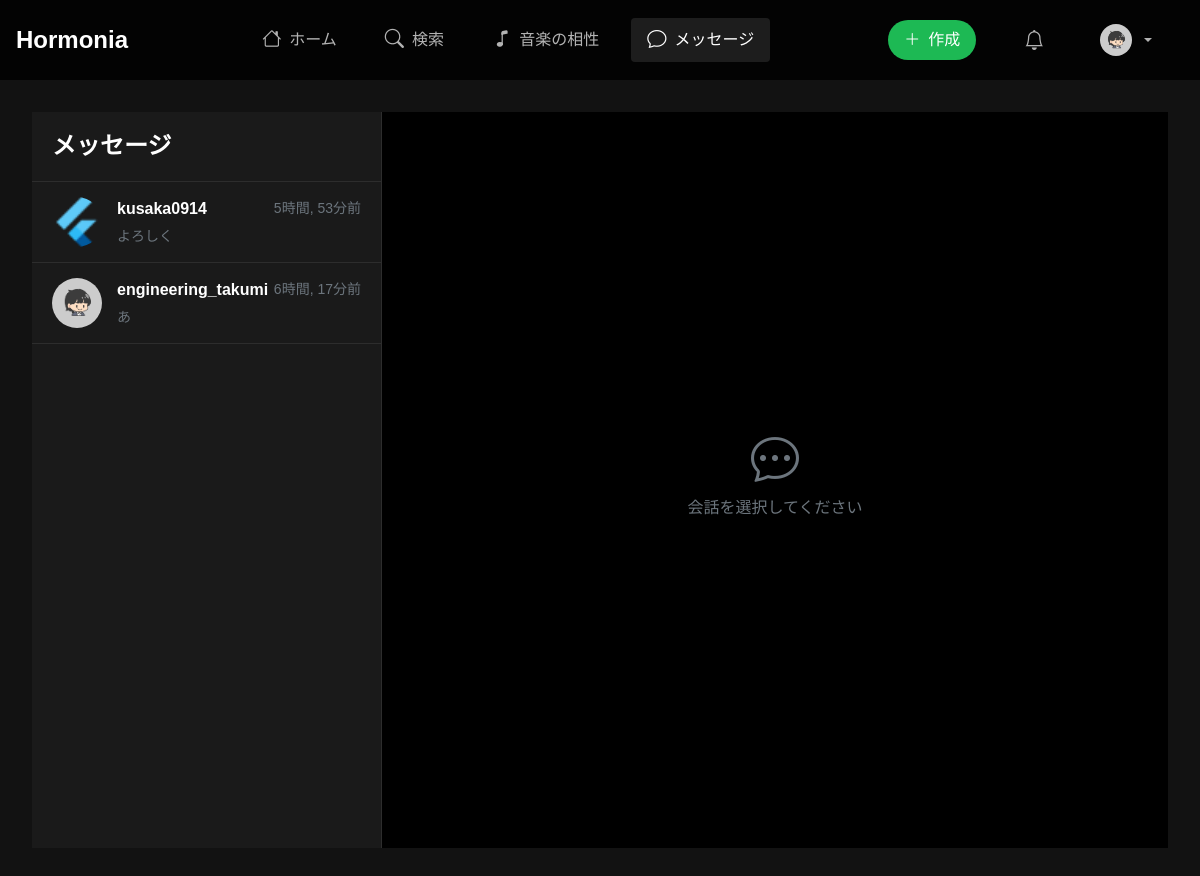
/messages/ (signed in), run on the app's committed database.
### core/models.py (models this page shows, shortened)
class Profile(models.Model):
    user = models.OneToOneField(User, on_delete=models.CASCADE)
    avatar = models.ImageField(upload_to='avatars/', default='default.jpg', null=True, blank=True)
    bio = models.TextField(max_length=500, blank=True)
    website = models.URLField(max_length=200, blank=True)
    favorite_genres = models.JSONField(default=list, blank=True)
    favorite_artists = models.JSONField(default=list, blank=True)
    music_mood_preferences = models.JSONField(default=dict, blank=True)
    nickname = models.CharField(max_length=50, blank=True)
    following = models.ManyToManyField('self', symmetrical=False, related_name='followers', blank=True)
    spotify_refresh_token = models.CharField(max_length=255, null=True, blank=True)
    spotify_connected = models.BooleanField(default=False)
    music_taste = models.JSONField(default=dict, null=True, blank=True)

class Conversation(models.Model):
    participants = models.ManyToManyField(User, related_name='conversations')
    last_message = models.ForeignKey(Message, on_delete=models.SET_NULL, null=True, blank=True, related_name='last_message_conversation')
    updated_at = models.DateTimeField(auto_now=True)
    class Meta:
        ordering = ['-updated_at']

class Message(models.Model):
    sender = models.ForeignKey(User, on_delete=models.CASCADE, related_name='sent_messages')
    recipient = models.ForeignKey(User, on_delete=models.CASCADE, related_name='received_messages')
    content = models.TextField()
    created_at = models.DateTimeField(auto_now_add=True)
    is_read = models.BooleanField(default=False)
    class Meta:
        ordering = ['-created_at']

### core/views.py (the view)
# urls.py: path('messages/', views.messages_view, name='messages'),
@login_required
def messages_view(request):
    conversations = request.user.conversations.all().prefetch_related('participants')
    conversations_data = []
    for conversation in conversations:
        other_user = conversation.participants.exclude(id=request.user.id).first()
        unread_count = Message.objects.filter(
            sender=other_user,
            recipient=request.user,
            is_read=False
        ).count()
        conversations_data.append({
            'conversation': conversation,
            'other_user': other_user,
            'unread_count': unread_count,
            'last_message': conversation.last_message
        })
    return render(request, 'core/messages.html', {
        'conversations_data': conversations_data
    })

### core/templates/core/messages.html (shortened to what this page needs)
{% extends 'core/base.html' %}
{% load static %}
{% block content %}
<div class="messages-container">
    <div class="messages-sidebar">
        <div class="messages-header">
            <h2>メッセージ</h2>
        </div>
        <div class="conversations-list">
            {% for data in conversations_data %}
                <a href="{% url 'core:conversation_detail' data.conversation.id %}"
                   class="conversation-item {% if data.unread_count > 0 %}unread{% endif %}">
                    <div class="conversation-avatar">
                        {% if data.other_user.profile.avatar %}
                            <img src="{{ data.other_user.profile.avatar.url }}" alt="{{ data.other_user.username }}">
                        {% else %}
                            <img src="{% static 'images/default-avatar.svg' %}" alt="{{ data.other_user.username }}">
                        {% endif %}
                    </div>
                    <div class="conversation-content">
                        <div class="conversation-header">
                            <span class="username">{{ data.other_user.username }}</span>
                            <span class="time">
                                {% if data.last_message %}
                                    {{ data.last_message.created_at|timesince }}前
                                {% endif %}
                            </span>
                        </div>
                        <div class="last-message">
                            {% if data.last_message %}
                                {{ data.last_message.content|truncatechars:50 }}
                            {% else %}
                                会話を始めましょう
                            {% endif %}
                        </div>
                    </div>
                </a>
            {% empty %}
                <div class="no-conversations">
                    <i class="bi bi-chat"></i>
                    <p>メッセージはありません</p>
                </div>
            {% endfor %}
        </div>
    </div>
    <div class="messages-content">
        <div class="select-conversation">
            <i class="bi bi-chat-dots"></i>
            <p>会話を選択してください</p>
        </div>
    </div>
</div>
{% endblock %}

### core/templates/core/base.html (shortened to what this page needs)
{% load static %}
<!DOCTYPE html>
<html lang="ja">
<head>
    <link href="https://cdn.jsdelivr.net/npm/bootstrap@5.3.0/dist/css/bootstrap.min.css" rel="stylesheet">
    <link rel="stylesheet" href="https://cdn.jsdelivr.net/npm/bootstrap-icons@1.10.0/font/bootstrap-icons.css">
    <link rel="stylesheet" href="/static/css/style.css">
</head>
<body>
    <header class="spotify-header">
        <div class="header-container">
            <div class="header-left">
                <a href="{% url 'core:home' %}" class="logo">
                    <span>Hormonia</span>
                </a>
            </div>
            <nav class="main-nav">
                <a href="{% url 'core:home' %}" class="nav-item {% if request.resolver_match.url_name == 'home' %}active{% endif %}">
                    <i class="bi bi-house"></i>
                    <span>ホーム</span>
                </a>
                <a href="{% url 'core:search' %}" class="nav-item {% if request.resolver_match.url_name == 'search' %}active{% endif %}">
                    <i class="bi bi-search"></i>
                    <span>検索</span>
                </a>
                <a href="{% url 'core:music_compatibility' %}" class="nav-item {% if request.resolver_match.url_name == 'music_compatibility' %}active{% endif %}">
                    <i class="bi bi-music-note"></i>
                    <span>音楽の相性</span>
                </a>
                <a href="{% url 'core:messages' %}" class="nav-item {% if request.resolver_match.url_name == 'messages' %}active{% endif %}">
                    <i class="bi bi-chat"></i>
                    <span>メッセージ</span>
                </a>
            </nav>
            <div class="header-right">
                {% if user.is_authenticated %}
                    <div class="create-buttons">
                        <button class="create-button" onclick="toggleCreateMenu()">
                            <i class="bi bi-plus-lg"></i>
                            <span>作成</span>
                        </button>
                    </div>
                    <div class="nav-item dropdown">
                        <a href="{% url 'core:notifications' %}" class="nav-link notification-icon">
                            <i class="bi bi-bell"></i>
                        </a>
                        <a class="nav-link dropdown-toggle" href="#" role="button" data-bs-toggle="dropdown">
                            {% if user.profile.avatar %}
                                <img src="{{ user.profile.avatar.url }}" alt="{{ user.username }}" class="avatar-img">
                            {% else %}
                                <img src="{% static 'images/default-avatar.svg' %}" alt="{{ user.username }}" class="avatar-img">
                            {% endif %}
                        </a>
                    </div>
                {% else %}
                    <div class="auth-buttons">
                        <a href="{% url 'core:login' %}" class="login-button">ログイン</a>
                        <a href="{% url 'core:register' %}" class="register-button">新規登録</a>
                    </div>
                {% endif %}
            </div>
        </div>
    </header>
    <main>
        {% block content %}
        {% endblock %}
    </main>
</body>
</html>

### static/css/style.css (style rules this page uses)
:root { --spotify-black: #121212; --spotify-dark-gray: #181818; --spotify-light-gray: #282828; --spotify-green: #1DB954; --spotify-white: #FFFFFF; --spotify-hover: #282828; --spotify-text-secondary: #B3B3B3; }
body { background-color: var(--spotify-black); color: var(--spotify-white); font-family: "Noto Sans JP", sans-serif; margin: 0; padding: 0; min-height: 100vh; }
a { text-decoration: none; }
.nav-item { position: relative; }
.nav-link { color: var(--spotify-text-secondary) !important; text-decoration: none; font-weight: 500; font-size: 0.9rem; transition: color 0.2s; display: flex; align-items: center; gap: 0.5rem; padding: 0.5rem 1rem; }
main { padding: 2rem; width: 100%; margin-top: 16px; }

### core/templates/core/base.html (style rules this page uses)
.spotify-header { background: rgba(0, 0, 0, 0.8); backdrop-filter: blur(10px); position: fixed; top: 0; left: 0; right: 0; z-index: 1000; padding: 0.5rem 0; }
.header-container { max-width: 1400px; margin: 0 auto; padding: 0 1rem; display: flex; align-items: center; justify-content: space-between; height: 64px; }
.header-left { display: flex; align-items: center; }
.logo { display: flex; align-items: center; gap: 0.5rem; color: #fff; text-decoration: none; font-size: 1.5rem; font-weight: bold; }
.main-nav { display: flex; align-items: center; gap: 1rem; }
.nav-item { display: flex; align-items: center; gap: 0.5rem; color: #b3b3b3; text-decoration: none; padding: 0.5rem 1rem; border-radius: 4px; transition: all 0.3s ease; }
.nav-item:hover, .nav-item.active { color: #fff; background: rgba(255, 255, 255, 0.1); }
.nav-item i { font-size: 1.2rem; }
.header-right { display: flex; align-items: center; gap: 1rem; }
.create-buttons { position: relative; }
.avatar-img { width: 32px; height: 32px; border-radius: 50%; object-fit: cover; }
.create-button { display: flex; align-items: center; gap: 0.5rem; background: #1DB954; color: #fff; border: none; padding: 0.5rem 1rem; border-radius: 500px; cursor: pointer; transition: all 0.3s ease; }
.notification-icon { position: relative; margin-right: 16px; }
.notification-icon i { font-size: 1.25rem; }

### core/templates/core/messages.html (style rules this page uses)
.messages-container { display: flex; height: calc(100vh - 64px); margin-top: 64px; background-color: #000; }
.messages-sidebar { width: 350px; background-color: #1a1a1a; border-right: 1px solid #2d2d2d; display: flex; flex-direction: column; }
.messages-header { padding: 20px; border-bottom: 1px solid #2d2d2d; background-color: #1a1a1a; }
.messages-header h2 { margin: 0; font-size: 1.5rem; font-weight: 600; color: #fff; }
.conversations-list { flex: 1; overflow-y: auto; }
.conversation-item { display: flex; align-items: center; padding: 15px 20px; text-decoration: none; color: #fff; transition: all 0.2s; border-bottom: 1px solid #2d2d2d; position: relative; }
.conversation-avatar { margin-right: 15px; }
.conversation-avatar img { width: 50px; height: 50px; border-radius: 50%; object-fit: cover; }
.conversation-content { flex: 1; min-width: 0; }
.conversation-header { display: flex; justify-content: space-between; align-items: center; margin-bottom: 5px; }
.username { font-weight: 600; color: #fff; }
.time { font-size: 0.875rem; color: #6c757d; }
.last-message { color: #6c757d; font-size: 0.875rem; white-space: nowrap; overflow: hidden; text-overflow: ellipsis; }
.messages-content { flex: 1; display: flex; align-items: center; justify-content: center; background-color: #000; }
.select-conversation { text-align: center; color: #6c757d; }
.select-conversation i { font-size: 3rem; margin-bottom: 1rem; }

### data on the page
Conversation: other_user.profile.avatar (picture), other_user.username "kusaka0914", last_message.created_at "5時間, 53分", last_message.content "よろしく"
Conversation: other_user.profile.avatar (picture), other_user.username "engineering_takumi", last_message.created_at "6時間, 17分", last_message.content "あ"
